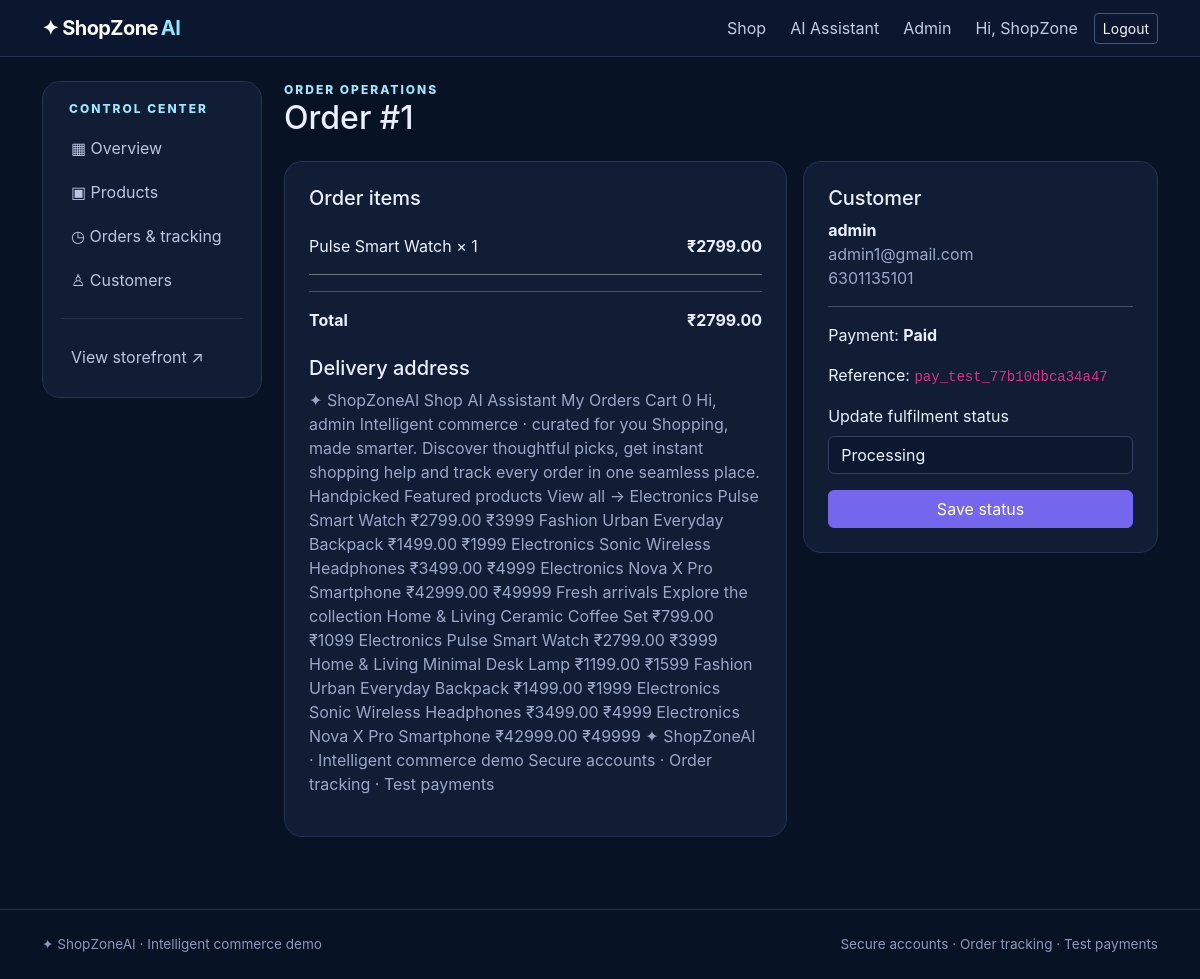
Page /admin/orders/1 (signed in) on the committed database.
### app.py (models this page shows)
class User(db.Model):
    id = db.Column(db.Integer, primary_key=True)
    name = db.Column(db.String(90), nullable=False)
    email = db.Column(db.String(140), unique=True, nullable=False, index=True)
    phone = db.Column(db.String(25))
    password_hash = db.Column(db.String(255), nullable=False)
    role = db.Column(db.String(15), default='user', nullable=False)
    active = db.Column(db.Boolean, default=True)
    created_at = db.Column(db.DateTime, default=datetime.utcnow)

class Order(db.Model):
    id = db.Column(db.Integer, primary_key=True)
    user_id = db.Column(db.Integer, db.ForeignKey('user.id'), nullable=False)
    status = db.Column(db.String(25), default='Placed')
    payment_method = db.Column(db.String(30), default='Razorpay (Test)')
    payment_status = db.Column(db.String(25), default='Pending')
    payment_id = db.Column(db.String(100), default='')
    subtotal = db.Column(db.Numeric(12,2), default=0)
    shipping = db.Column(db.Numeric(12,2), default=0)
    total = db.Column(db.Numeric(12,2), default=0)
    address = db.Column(db.Text, nullable=False)
    created_at = db.Column(db.DateTime, default=datetime.utcnow)
    customer = db.relationship('User')
    items = db.relationship('OrderItem', cascade='all, delete-orphan', backref='order')

class OrderItem(db.Model):
    id = db.Column(db.Integer, primary_key=True)
    order_id = db.Column(db.Integer, db.ForeignKey('order.id'), nullable=False)
    product_id = db.Column(db.Integer, db.ForeignKey('product.id'), nullable=False)
    product_name = db.Column(db.String(140), nullable=False)
    price = db.Column(db.Numeric(12,2), nullable=False)
    quantity = db.Column(db.Integer, nullable=False)
    image = db.Column(db.String(255), default='')

### app.py (the view)
@app.route('/admin/orders/<int:oid>',methods=['GET','POST'])
@admin_required
def admin_order_detail(oid):
    order=Order.query.get_or_404(oid)
    if request.method=='POST':
        new=request.form.get('status')
        if new in ['Placed','Processing','Shipped','Out for delivery','Delivered','Cancelled']:
            order.status=new; log(f'Order #{oid} status changed to {new}'); db.session.commit(); flash('Order status updated.','success')
        return redirect(url_for('admin_order_detail',oid=oid))
    return render_template('admin/order_detail.html',order=order)

### app.py (called while the page is built)
def current_user():
    uid = session.get('user_id')
    return db.session.get(User, uid) if uid else None

@app.context_processor
def inject_globals():
    u = current_user()
    count = CartItem.query.filter_by(user_id=u.id).count() if u and u.role == 'user' else 0
    return {'current_user':u, 'cart_count':count, 'currency':os.getenv('CURRENCY','INR')}

def login_required(role=None):
    def deco(fn):
        @wraps(fn)
        def wrapper(*args, **kwargs):
            u=current_user()
            if not u or not u.active:
                session.clear(); flash('Please sign in to continue.','warning')
                return redirect(url_for('login', next=request.path))
            if role and u.role != role: abort(403)
            return fn(*args, **kwargs)
        return wrapper
    return deco

### templates/admin/order_detail.html
{% extends 'admin/base_admin.html' %}{% block admin_content %}<div class="eyebrow">Order operations</div><h1 class="h2">Order #{{ order.id }}</h1><div class="row g-3 mt-1"><div class="col-lg-7"><div class="panel p-4"><h5>Order items</h5>{% for i in order.items %}<div class="d-flex justify-content-between py-3 border-bottom border-secondary"><span>{{ i.product_name }} × {{ i.quantity }}</span><b>₹{{ '%.2f'|format(i.price*i.quantity) }}</b></div>{% endfor %}<hr><div class="d-flex justify-content-between"><b>Total</b><b>₹{{ '%.2f'|format(order.total) }}</b></div><h5 class="mt-4">Delivery address</h5><p class="muted">{{ order.address }}</p></div></div><div class="col-lg-5"><div class="panel p-4"><h5>Customer</h5><b>{{ order.customer.name }}</b><p class="muted">{{ order.customer.email }}<br>{{ order.customer.phone }}</p><hr><p>Payment: <b>{{ order.payment_status }}</b></p><p>Reference: <code>{{ order.payment_id or '—' }}</code></p><form method="post"><label class="form-label">Update fulfilment status</label><select class="form-select mb-3" name="status">{% for s in ['Placed','Processing','Shipped','Out for delivery','Delivered','Cancelled'] %}<option {{ 'selected' if order.status==s }}>{{ s }}</option>{% endfor %}</select><button class="btn btn-primary w-100">Save status</button></form></div></div></div>{% endblock %}

### templates/base.html (shortened to what this page needs)
<!doctype html><html lang="en"><head><meta charset="utf-8"><meta name="viewport" content="width=device-width, initial-scale=1">
<link href="https://cdn.jsdelivr.net/npm/bootstrap@5.3.3/dist/css/bootstrap.min.css" rel="stylesheet">
<link href="{{ url_for('static',filename='style.css') }}" rel="stylesheet"></head><body>
<nav class="navbar navbar-expand-lg navbar-dark nav-glass sticky-top"><div class="container">
<a class="navbar-brand fw-bold" href="{{ url_for('home') }}">✦ ShopZone<span class="brand-ai">AI</span></a>
<div class="collapse navbar-collapse" id="nav"><ul class="navbar-nav ms-auto align-items-lg-center gap-lg-2">
<li><a class="nav-link" href="{{ url_for('products') }}">Shop</a></li><li><a class="nav-link" href="{{ url_for('assistant') }}">AI Assistant</a></li>
{% if current_user and current_user.role=='admin' %}<li><a class="nav-link" href="{{ url_for('admin_dashboard') }}">Admin</a></li>{% endif %}
{% if current_user %}<li class="nav-item"><span class="nav-link small text-info">Hi, {{ current_user.name.split()[0] }}</span></li><li><a class="btn btn-sm btn-outline-light" href="{{ url_for('logout') }}">Logout</a></li>
{% else %}<li><a class="nav-link" href="{{ url_for('login') }}">Login</a></li><li><a class="btn btn-sm btn-primary px-3" href="{{ url_for('register') }}">Create account</a></li>{% endif %}
</ul></div></div></nav>
<main class="container py-4">{% block content %}{% endblock %}</main>
<footer class="footer mt-5"><div class="container py-4 d-flex flex-wrap justify-content-between gap-2"><span>✦ ShopZoneAI · Intelligent commerce demo</span><span>Secure accounts · Order tracking · Test payments</span></div></footer>
<script src="https://cdn.jsdelivr.net/npm/bootstrap@5.3.3/dist/js/bootstrap.bundle.min.js"></script></body></html>

### static/style.css (style rules this page uses)
:root { --ink:#eaf0ff;--muted:#9aa8c7;--panel:#111c35;--line:#253454;--accent:#8b7cff }
* { box-sizing:border-box }
body { background:#081225;color:var(--ink);min-height:100vh;font-family:Inter,ui-sans-serif,system-ui,-apple-system,"Segoe UI",sans-serif }
.nav-glass { background:#0c1830ed;border-bottom:1px solid #253454;backdrop-filter:blur(18px) }
.navbar-brand { letter-spacing:-.6px }
.brand-ai { color:#8ee6ff;margin-left:3px }
.nav-link { color:#c3cde3!important }
.eyebrow { color:#9ce9ff;text-transform:uppercase;letter-spacing:2px;font-size:.75rem;font-weight:800 }
.muted { color:var(--muted) }
.panel,.product-card,.stat-card,.admin-side { background:var(--panel);border:1px solid var(--line);border-radius:18px }
.btn-primary { background:#7467ee;border-color:#7467ee }
.btn-outline-light { border-color:#455675 }
.form-control,.form-select { background:#0c1830;border-color:#334361;color:#edf2ff }
.footer { border-top:1px solid #23324d;color:#8999b8;font-size:.85rem }

### rows in the picture
User: name "ShopZone"
Order: id "1", total "2799.00", address "✦ ShopZoneAI Shop AI Assistant My Orders Cart 0 Hi, admin Intelligent commerce · curated for you Shopping, made smarter. Discover thoughtful picks, get instant shopping help and track every order in one seamless place. Handpicked Featured products View all → Electronics Pulse Smart Watch ₹2799.00 ₹3999 Fashion Urban Everyday Backpack ₹1499.00 ₹1999 Electronics Sonic Wireless Headphones ₹3499.00 ₹4999 Electronics Nova X Pro Smartphone ₹42999.00 ₹49999 Fresh arrivals Explore the collection Home & Living Ceramic Coffee Set ₹799.00 ₹1099 Electronics Pulse Smart Watch ₹2799.00 ₹3999 Home & Living Minimal Desk Lamp ₹1199.00 ₹1599 Fashion Urban Everyday Backpack ₹1499.00 ₹1999 Electronics Sonic…", payment_status "Paid", payment "pay_test_77b10dbca34a47"
OrderItem: product_name "Pulse Smart Watch", quantity "1", i.price*i.quantity "2799.00"
User: customer.name "admin", customer.email "admin1@gmail.com", customer.phone "6301135101"

### other values in the picture
form field status "Processing"
